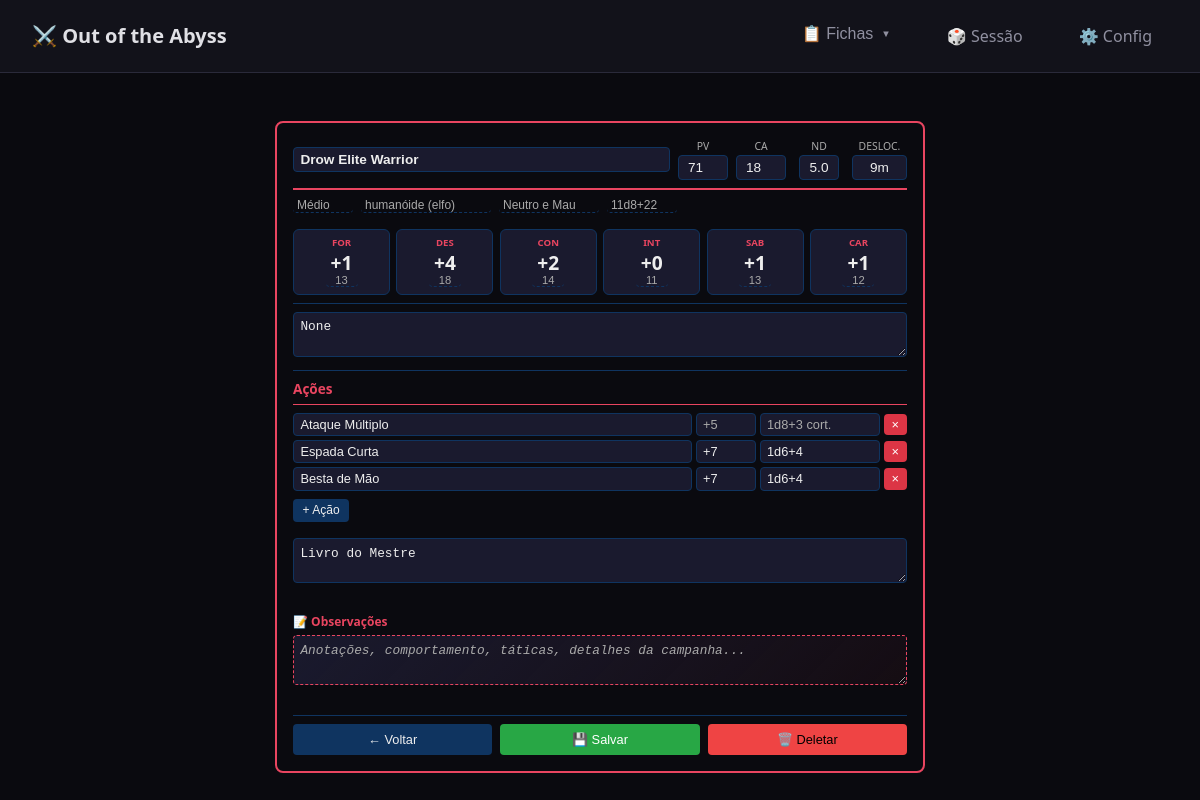
The page /fichas/monstro/2 on the database as committed earlier.
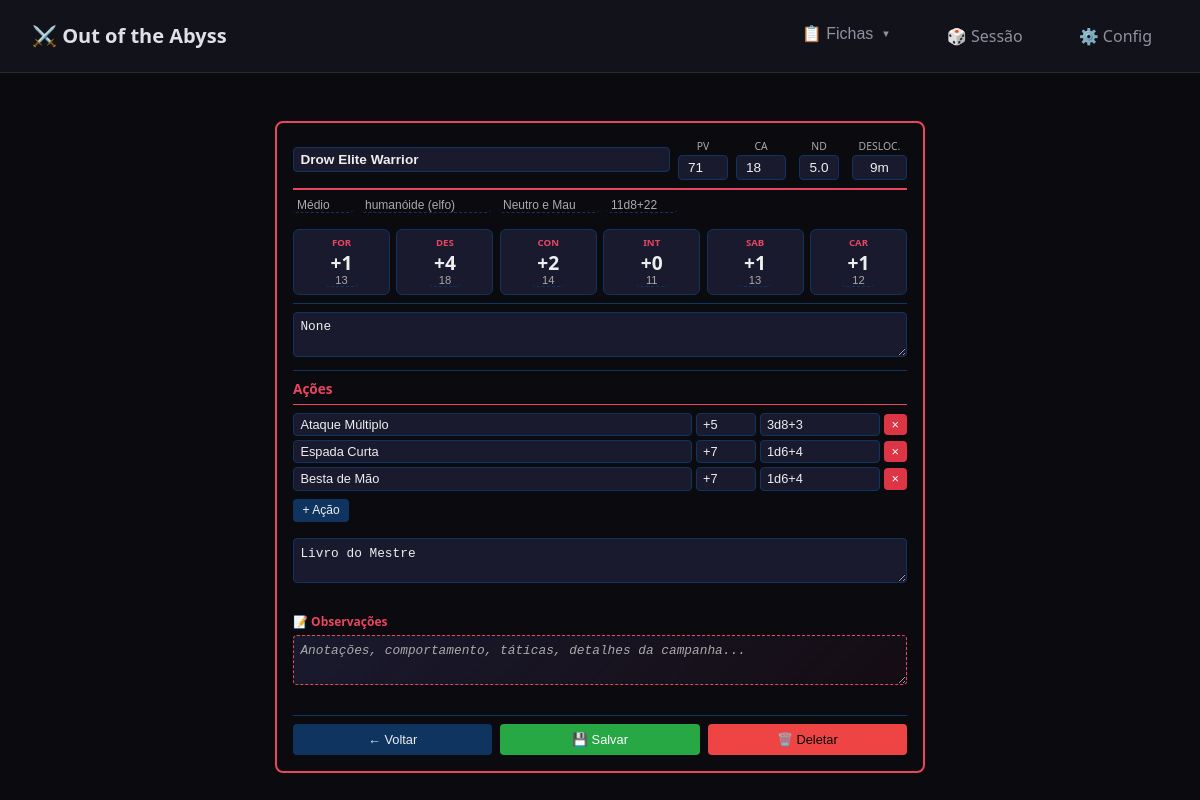
The same page on the database as committed later.
### tables this page shows
CREATE TABLE monstros (
                id INTEGER PRIMARY KEY AUTOINCREMENT,
                nome TEXT NOT NULL,
                tipo TEXT DEFAULT 'aberração',
                tamanho TEXT DEFAULT 'Médio',
                alinhamento TEXT,
                nd REAL DEFAULT 0,
                xp INTEGER DEFAULT 0,
                
                -- Atributos
                atributos TEXT DEFAULT '{"forca":10,"destreza":10,"constituicao":10,"inteligencia":10,"sabedoria":10,"carisma":10}',
                
                -- Combate
                ca INTEGER DEFAULT 10,
                ca_tipo TEXT,
                hp_formula TEXT DEFAULT '1d8',
                hp_medio INTEGER,
                velocidade TEXT DEFAULT '{"terrestre":9}',
                
                -- Defesas (JSON)
                salvaguardas TEXT DEFAULT '{}',
                pericias TEXT DEFAULT '{}',
                resistencias TEXT DEFAULT '[]',
                imunidades_dano TEXT DEFAULT '[]',
                imunidades_condicao TEXT DEFAULT '[]',
                vulnerabilidades TEXT DEFAULT '[]',
                
                -- Sentidos
                sentidos TEXT DEFAULT '{}',
                percepcao_passiva INTEGER DEFAULT 10,
                idiomas TEXT DEFAULT '[]',
                
                -- Habilidades e Ações (JSON)
                habilidades TEXT DEFAULT '[]',
                acoes TEXT DEFAULT '[]',
                acoes_bonus TEXT DEFAULT '[]',
                reacoes TEXT DEFAULT '[]',
                acoes_lendarias TEXT DEFAULT '[]',
                
                -- Metadados
                fonte TEXT DEFAULT 'Livro do Mestre',
                imagem TEXT,
                notas TEXT,
                
                criado_em TEXT DEFAULT CURRENT_TIMESTAMP
            , observacoes TEXT DEFAULT '');

### app/routes/fichas.py (the view)
@fichas_bp.route('/monstro/<int:id>')
def ver_monstro(id):
    monstro = MonstroRepository.get_by_id(id)
    if not monstro:
        return render_template('erro.html', mensagem='Monstro não encontrado'), 404
    return render_template('fichas/monstro.html', monstro=monstro)

### app/modulos/database.py (called while the page is built)
@contextmanager
def get_connection():
    conn = sqlite3.connect(DB_PATH)
    conn.row_factory = sqlite3.Row  # Retorna dicts ao invés de tuples
    conn.execute("PRAGMA foreign_keys = ON")  # Habilita foreign keys
    conn.execute("PRAGMA journal_mode = WAL")  # Write-Ahead Logging (mais rápido)
    conn.execute("PRAGMA synchronous = NORMAL")  # Balance entre segurança e velocidade
    try:
        yield conn
        conn.commit()
    except Exception as e:
        conn.rollback()
        raise e
    finally:
        conn.close()

def dict_from_row(row) -> Optional[Dict]:
    if row is None:
        return None
    return dict(row)

def json_loads_safe(data: str, default=None):
    if data is None:
        return default
    try:
        return json.loads(data)
    except:
        return default

    @classmethod
    def get_by_id(cls, id: int) -> Optional[Dict]:
        with get_connection() as conn:
            cursor = conn.execute(f"SELECT * FROM {cls.table_name} WHERE id = ?", (id,))
            row = cursor.fetchone()
            return dict_from_row(row)

### app/modulos/repositories.py (called while the page is built)
    @classmethod
    def get_by_id(cls, id: int) -> Optional[Dict]:
        data = super().get_by_id(id)
        if data:
            cls._parse_json_fields(data)
        return data

    @staticmethod
    def _parse_json_fields(data: Dict):
        json_fields = ['atributos', 'velocidade', 'salvaguardas', 'pericias',
                       'resistencias', 'imunidades_dano', 'imunidades_condicao',
                       'vulnerabilidades', 'sentidos', 'idiomas', 'habilidades',
                       'acoes', 'acoes_bonus', 'reacoes', 'acoes_lendarias']
        for field in json_fields:
            if field in data and isinstance(data[field], str):
                default = {} if field in ['atributos', 'velocidade', 'salvaguardas', 'pericias', 'sentidos'] else []
                data[field] = json_loads_safe(data[field], default)

### templates/fichas/monstro.html (shortened to what this page needs)
{% extends "base.html" %}
{% block extra_css %}
<link rel="stylesheet" href="{{ url_for('static', filename='css/fichas.css') }}">
<link rel="stylesheet" href="{{ url_for('static', filename='css/monstros.css') }}">
{% endblock %}
{% block content %}
{% set m = monstro %}
<div class="ficha-monstro-compacta" data-id="{{ m.id if m else '' }}">
    <div class="monstro-header-row">
        <input type="text" class="monstro-nome-input" data-campo="nome"
               value="{{ m.nome if m else '' }}" placeholder="Nome do Monstro">
        <div class="stat-mini">
            <label>PV</label>
            <input type="number" data-campo="hp_medio" value="{{ m.hp_medio if m else 10 }}">
        </div>
        <div class="stat-mini">
            <label>CA</label>
            <input type="number" data-campo="ca" value="{{ m.ca if m else 10 }}">
        </div>
        <div class="stat-mini">
            <label>ND</label>
            <input type="text" data-campo="nd" value="{{ m.nd if m else '0' }}" style="width: 40px;">
        </div>
        <div class="stat-mini">
            <label>Desloc.</label>
            {% set vel = m.velocidade if m and m.velocidade else {'terrestre': 9} %}
            {% set vel_str = vel.get('terrestre', 9) ~ 'm' if vel is mapping else '9m' %}
            <input type="text" data-campo="velocidade_str" value="{{ vel_str }}" style="width: 55px;">
        </div>
    </div>
    <div class="monstro-sub-info">
        <input type="text" data-campo="tamanho" value="{{ m.tamanho if m else 'Médio' }}" placeholder="Tamanho" style="width: 60px;">
        <input type="text" data-campo="tipo" value="{{ m.tipo if m else '' }}" placeholder="Tipo" style="width: 130px;" list="lista-tipos-criatura">
        <input type="text" data-campo="alinhamento" value="{{ m.alinhamento if m else '' }}" placeholder="Alinhamento" style="width: 100px;">
        <input type="text" data-campo="hp_formula" value="{{ m.hp_formula if m else '2d8' }}" placeholder="(2d8+2)" style="width: 70px;">
    </div>
    {% set attrs = m.atributos if m and m.atributos else {'forca': 10, 'destreza': 10, 'constituicao': 10, 'inteligencia': 10, 'sabedoria': 10, 'carisma': 10} %}
    <div class="atributos-monstro-row">
        {% for attr, sigla in [('forca', 'FOR'), ('destreza', 'DES'), ('constituicao', 'CON'), ('inteligencia', 'INT'), ('sabedoria', 'SAB'), ('carisma', 'CAR')] %}
        {% set valor = attrs.get(attr, 10) if attrs is mapping else 10 %}
        {% set mod = ((valor - 10) // 2) %}
        <div class="attr-monstro-box">
            <span class="attr-sigla">{{ sigla }}</span>
            <span class="attr-mod-grande" data-mod="{{ attr }}">{{ '+' if mod >= 0 else '' }}{{ mod }}</span>
            <input type="number" class="attr-valor-input" data-campo="atributos.{{ attr }}" value="{{ valor }}" min="1" max="30">
        </div>
        {% endfor %}
    </div>
    <div class="caracteristicas-inline">
        <textarea class="auto-expand" data-campo="notas"
                  placeholder="Percepção passiva 12. Visão no escuro 18m. Resistência a fogo. Idiomas: Comum, Goblin">{{ m.notas if m else '' }}</textarea>
    </div>
    <div class="acoes-compactas">
        <h4>Ações</h4>
        <div id="lista-acoes-monstro">
            {% if m and m.acoes %}
                {% for acao in m.acoes %}
                <div class="acao-linha">
                    <input type="text" data-campo="acoes.{{ loop.index0 }}.nome" value="{{ acao.nome }}" placeholder="Nome da ação">
                    <input type="text" data-campo="acoes.{{ loop.index0 }}.ataque" value="{{ acao.ataque if acao.ataque else '' }}" placeholder="+5">
                    <input type="text" data-campo="acoes.{{ loop.index0 }}.dano" value="{{ acao.dano if acao.dano else '' }}" placeholder="1d8+3 cort.">
                    <button type="button" class="btn-remover-acao" onclick="removerAcaoMonstro(this)">×</button>
                </div>
                {% endfor %}
            {% endif %}
        </div>
        <button type="button" class="btn-adicionar-acao" onclick="adicionarAcaoMonstro()">+ Ação</button>
    </div>
    <div class="caracteristicas-inline" style="margin-top: 0.5rem; border-bottom: none;">
        <textarea class="auto-expand" data-campo="fonte"
                  placeholder="Habilidades especiais ou fonte (ex: Multitataque, Livro do Mestre pg.123)">{{ m.fonte if m else '' }}</textarea>
    </div>
    <div class="caracteristicas-inline observacoes-monstro" style="margin-top: 0.5rem; border-bottom: none;">
        <label>📝 Observações</label>
        <textarea class="auto-expand observacoes-box" data-campo="observacoes"
                  placeholder="Anotações, comportamento, táticas, detalhes da campanha...">{{ m.observacoes if m else '' }}</textarea>
    </div>
    <div class="monstro-acoes-footer">
        <button type="button" class="btn-voltar-monstro" onclick="window.location.href='/fichas/monstros'">← Voltar</button>
        {% if m and m.id %}
        <button type="button" class="btn-salvar-monstro" onclick="salvarMonstro()">💾 Salvar</button>
        <button type="button" class="btn-deletar-monstro" onclick="deletarMonstro()" style="background: var(--danger-color, #dc3545); margin-left: auto;">🗑️ Deletar</button>
        {% else %}
        <button type="button" class="btn-adicionar-monstro" onclick="criarMonstro()">✅ Criar</button>
        {% endif %}
    </div>
</div>
{% endblock %}

### templates/base.html (shortened to what this page needs)
<!DOCTYPE html>
<html lang="pt-BR">
<head>
    <link rel="stylesheet" href="{{ url_for('static', filename='css/base.css') }}">
    <link rel="stylesheet" href="{{ url_for('static', filename='css/widgets.css') }}">
    <link rel="stylesheet" href="{{ url_for('static', filename='css/fichas.css') }}">
    {% block extra_css %}{% endblock %}
</head>
<body class="tema-abyss">
    <nav class="navbar">
        <div class="navbar-brand">
            <a href="{{ url_for('main.index') }}">⚔️ Out of the Abyss</a>
        </div>
        <div class="navbar-menu">
            <div class="nav-dropdown">
                <button class="nav-link nav-dropdown-toggle">
                    📋 Fichas <span class="dropdown-arrow">▼</span>
                </button>
            </div>
            <a href="{{ url_for('sessao.tela_sessao') }}" class="nav-link">🎲 Sessão</a>
            <a href="{{ url_for('main.configuracoes') }}" class="nav-link">⚙️ Config</a>
        </div>
    </nav>
    <main class="container">
        {% block content %}{% endblock %}
    </main>
</body>
</html>

### app/static/css/base.css (style rules this page uses)
:root { --bg-primary: #0a0a0f; --bg-secondary: #12121a; --bg-tertiary: #1a1a25; --bg-elevated: #22222f; --text-primary: #e0e0e5; --text-secondary: #9090a0; --text-muted: #606070; --accent-primary: #4a6fa5; --accent-secondary: #8b4a8b; --accent-danger: #a54a4a; --accent-success: #4a8b5a; --accent-warning: #8b7a4a; --border-color: #2a2a3a; --border-light: #3a3a4a; --shadow-sm: 0 2px 4px rgba(0, 0, 0, 0.3); --shadow-md: 0 4px 8px rgba(0, 0, 0, 0.4); --shadow-lg: 0 8px 16px rgba(0, 0, 0, 0.5); --spacing-xs: 0.25rem; --spacing-sm: 0.5rem; --spacing-md: 1rem; --spacing-lg: 1.5rem; --spacing-xl: 2rem; --radius-sm: 4px; --radius-md: 8px; --radius-lg: 12px; --transition-fast: 0.15s ease; --transition-normal: 0.25s ease; }
*, *::before, *::after { box-sizing: border-box; margin: 0; padding: 0; }
html { font-size: 16px; }
body { font-family: 'Segoe UI', system-ui, -apple-system, sans-serif; background-color: var(--bg-primary); color: var(--text-primary); line-height: 1.5; min-height: 100vh; }
.navbar { display: flex; justify-content: space-between; align-items: center; padding: var(--spacing-md) var(--spacing-xl); background-color: var(--bg-secondary); border-bottom: 1px solid var(--border-color); position: sticky; top: 0; z-index: 1000; }
.navbar-brand a { color: var(--text-primary); text-decoration: none; font-size: 1.25rem; font-weight: 600; }
.navbar-menu { display: flex; gap: var(--spacing-lg); }
.nav-link { color: var(--text-secondary); text-decoration: none; padding: var(--spacing-sm) var(--spacing-md); border-radius: var(--radius-sm); transition: var(--transition-fast); }
.container { max-width: 1400px; margin: 0 auto; padding: var(--spacing-xl); }
input, select, textarea { background-color: var(--bg-tertiary); border: 1px solid var(--border-color); border-radius: var(--radius-sm); padding: var(--spacing-sm) var(--spacing-md); color: var(--text-primary); font-size: 0.875rem; width: 100%; }
.nav-dropdown { position: relative; }
.nav-dropdown-toggle { background: none; border: none; color: var(--text-secondary); padding: var(--spacing-sm) var(--spacing-md); border-radius: var(--radius-sm); cursor: pointer; font-size: inherit; display: flex; align-items: center; gap: 0.5rem; transition: var(--transition-fast); }
.dropdown-arrow { font-size: 0.6em; transition: transform 0.2s ease; }
.navbar-brand { display: flex; align-items: center; gap: var(--spacing-md); }

### app/static/css/fichas.css (style rules this page uses)
:root { --ficha-bg: #1a1a2e; --ficha-card-bg: #16213e; --ficha-border: #0f3460; --ficha-accent: #e94560; --ficha-accent-dark: #c73e54; --ficha-gold: #ffd700; --ficha-silver: #c0c0c0; --ficha-copper: #b87333; --ficha-text: #eee; --ficha-text-muted: #aaa; --ficha-success: #4ade80; --ficha-warning: #fbbf24; --ficha-danger: #ef4444; --ficha-info: #60a5fa; --status-aliado: #4ade80; --status-hostil: #ef4444; --status-neutro: #fbbf24; }
.observacoes-box { background: linear-gradient(135deg, var(--ficha-bg) 0%, rgba(233, 69, 96, 0.05) 100%); border-color: var(--ficha-accent); border-style: dashed; min-height: 60px; }
.observacoes-box::placeholder { color: var(--ficha-text-muted); font-style: italic; }
.auto-expand { overflow: hidden; resize: vertical; min-height: 45px; transition: height 0.1s ease; }
.attr-sigla { font-size: 0.65rem; color: var(--ficha-text-muted); text-transform: uppercase; }
.btn-acao.deletar, .btn-deletar-monstro { background: var(--ficha-danger) !important; border-color: var(--ficha-danger) !important; }

Rows that differ between the two databases and show on the page:
changed monstros "Drow Elite Warrior": notas (not shown) → "None"
Other text that changed with them:
form field ataque: (not shown) → "+5"
form field dano: (not shown) → "3d8+3"
form field notas: "None" → (not shown)
